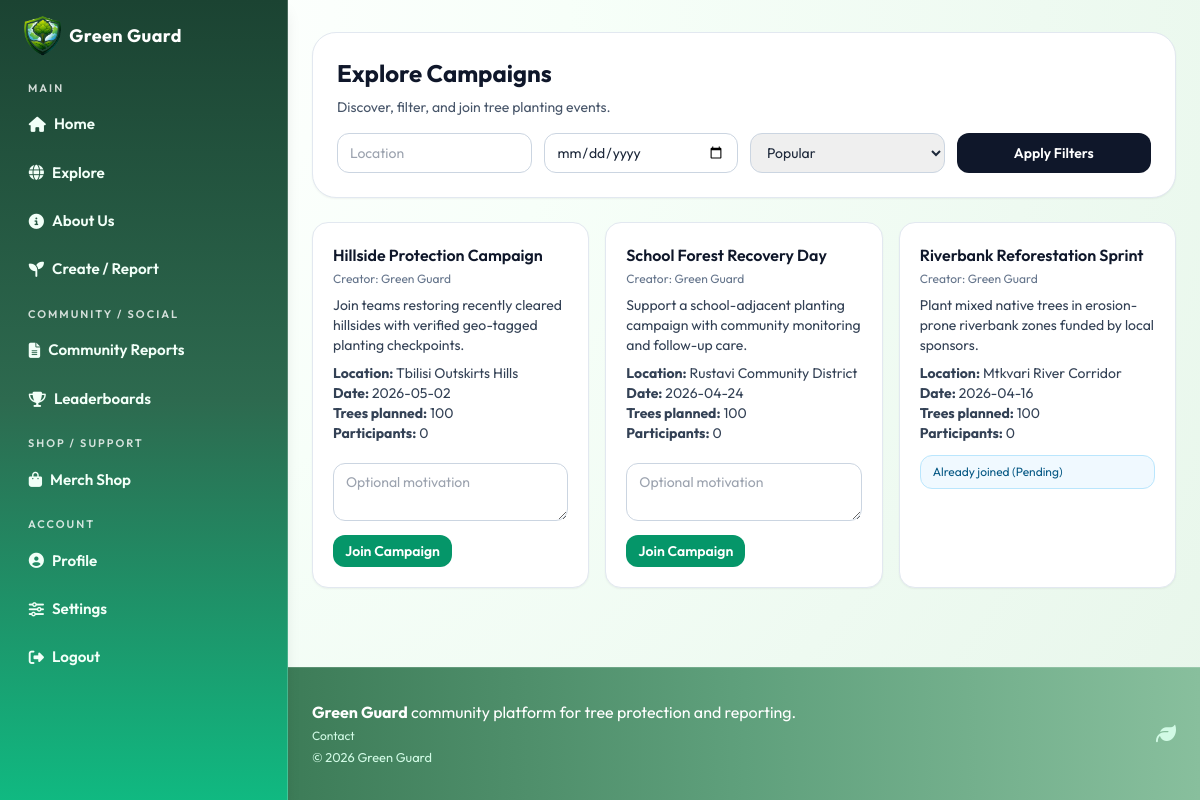
Before: /campaigns/explore (signed in) with the older database file.
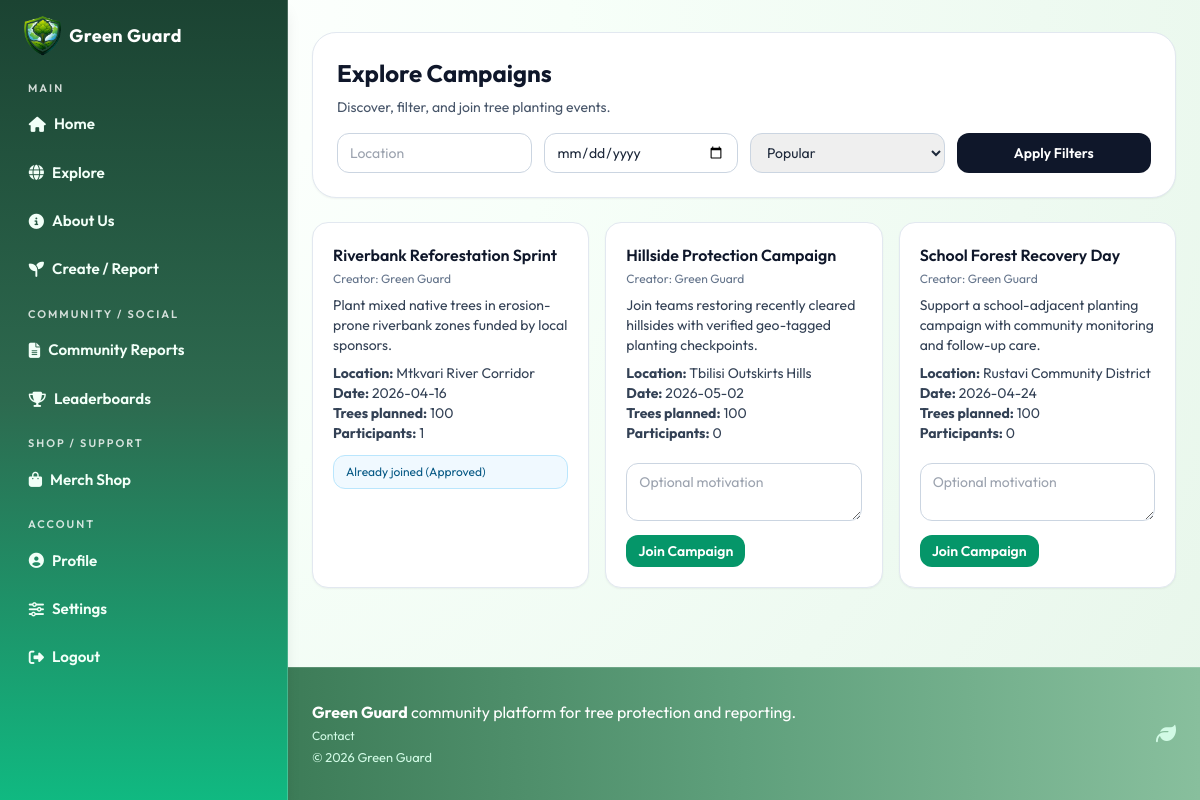
After: the same page with the newer database file.
### models.py (models this page shows)
class Campaign(db.Model):
    id = db.Column(db.Integer, primary_key=True)
    title = db.Column(db.String(140), nullable=False)
    location = db.Column(db.String(140), nullable=False)
    event_date = db.Column(db.DateTime, nullable=False)
    description = db.Column(db.Text, nullable=False)
    target_trees = db.Column(db.Integer, default=100, nullable=False)
    status = db.Column(db.String(30), default="open", nullable=False)
    creator_user_id = db.Column(
        db.Integer, db.ForeignKey("user.id"), nullable=True)
    created_at = db.Column(
        db.DateTime, default=datetime.utcnow, nullable=False)
    volunteer_signups = db.relationship(
        "VolunteerCampaignSignup", backref="campaign", lazy=True, cascade="all, delete-orphan"
    )
    tree_records = db.relationship(
        "TreeRecord", backref="campaign", lazy=True
    )

class VolunteerCampaignSignup(db.Model):
    id = db.Column(db.Integer, primary_key=True)
    motivation = db.Column(db.String(500))
    status = db.Column(db.String(30), default="pending", nullable=False)
    created_at = db.Column(
        db.DateTime, default=datetime.utcnow, nullable=False)
    user_id = db.Column(db.Integer, db.ForeignKey("user.id"), nullable=False)
    campaign_id = db.Column(db.Integer, db.ForeignKey(
        "campaign.id"), nullable=False)
    __table_args__ = (
        db.UniqueConstraint("user_id", "campaign_id",
                            name="uq_volunteer_campaign_signup"),
    )

### routes/volunteer.py (the view, shortened to what this page needs)
@volunteer_bp.route("/volunteer/campaigns", methods=["GET", "POST"])
@volunteer_bp.route("/campaigns/explore", methods=["GET", "POST"])
@login_required
def campaigns_explore():
    ensure_default_campaigns()
    join_form = VolunteerCampaignJoinForm(prefix="join")
    location_filter = request.args.get("location", "").strip()
    date_filter = request.args.get("date", "").strip()
    sort_by = request.args.get("sort", "popular").strip().lower()
    campaigns_query = Campaign.query
    if location_filter:
        campaigns_query = campaigns_query.filter(
            Campaign.location.ilike(f"%{location_filter}%")
        )
    campaigns_data = campaigns_query.all()
    participant_counts = {
        campaign.id: VolunteerCampaignSignup.query.filter_by(
            campaign_id=campaign.id,
            status="approved",
        ).count()
        for campaign in campaigns_data
    }
    if sort_by == "new":
        campaigns_data.sort(key=lambda c: c.created_at, reverse=True)
    elif sort_by == "date":
        campaigns_data.sort(key=lambda c: c.event_date)
    else:
        campaigns_data.sort(
            key=lambda c: (participant_counts.get(c.id, 0), c.created_at),
            reverse=True,
        )
    signups = VolunteerCampaignSignup.query.filter_by(
        user_id=current_user.id).all()
    signup_map = {signup.campaign_id: signup for signup in signups}
    return render_template(
        "volunteers/explore_campaigns.html",
        campaigns=campaigns_data,
        participant_counts=participant_counts,
        signup_map=signup_map,
        join_form=join_form,
        location_filter=location_filter,
        date_filter=date_filter,
        sort_by=sort_by,
    )

### forms.py
class VolunteerCampaignJoinForm(FlaskForm):
    campaign_id = HiddenField(validators=[InputRequired()])
    motivation = TextAreaField("Why do you want to join this campaign?", validators=[
                               Optional(), Length(max=500)])
    submit = SubmitField("Join Campaign")

### app.py (called while the page is built)
@login_manager.user_loader
def load_user(user_id: str):
    from models import User
    return User.query.get(int(user_id))

### routes/volunteer.py (called while the page is built, shortened)
def ensure_default_campaigns() -> None:
    if Campaign.query.count() > 0:
        return

### templates/volunteers/explore_campaigns.html (shortened to what this page needs)
{% extends 'base.html' %}
{% block content %}
  <section class="mx-auto mt-8 w-full max-w-6xl px-4 sm:px-6">
    <div class="rounded-3xl border border-slate-200 bg-white p-6 shadow-sm">
      <h1 class="text-2xl font-bold text-slate-900">Explore Campaigns</h1>
      <p class="mt-2 text-sm text-slate-600">Discover, filter, and join tree planting events.</p>
      <form method="GET" class="mt-4 grid gap-3 md:grid-cols-4">
        <input type="text" name="location" value="{{ location_filter }}" placeholder="Location" class="rounded-xl border border-slate-300 px-3 py-2 text-sm" />
        <input type="date" name="date" value="{{ date_filter }}" class="rounded-xl border border-slate-300 px-3 py-2 text-sm" />
        <select name="sort" class="rounded-xl border border-slate-300 px-3 py-2 text-sm">
          {% if sort_by == 'popular' %}
            <option value="popular" selected>Popular</option>
          {% else %}
            <option value="popular">Popular</option>
          {% endif %}
        </select>
        <button type="submit" class="rounded-xl bg-slate-900 px-3 py-2 text-sm font-semibold text-white hover:bg-slate-700">Apply Filters</button>
      </form>
    </div>
    <div class="mt-6 grid gap-4 sm:grid-cols-2 lg:grid-cols-3">
      {% for campaign in campaigns %}
        <article class="rounded-2xl border border-slate-200 bg-white p-5 shadow-sm">
          <h2 class="text-base font-semibold text-slate-900">{{ campaign.title }}</h2>
          <p class="mt-1 text-xs text-slate-500">Creator: {{ campaign.creator.username if campaign.creator else 'Green Guard' }}</p>
          <p class="mt-2 text-sm text-slate-700">{{ campaign.description }}</p>
          <p class="mt-2 text-sm text-slate-700"><strong>Location:</strong> {{ campaign.location }}</p>
          <p class="text-sm text-slate-700"><strong>Date:</strong> {{ campaign.event_date.strftime('%Y-%m-%d') }}</p>
          <p class="text-sm text-slate-700"><strong>Trees planned:</strong> {{ campaign.target_trees }}</p>
          <p class="text-sm text-slate-700"><strong>Participants:</strong> {{ participant_counts.get(campaign.id, 0) }}</p>
          {% if campaign.id in signup_map %}
            <div class="mt-3 rounded-xl border border-sky-200 bg-sky-50 px-3 py-2 text-xs text-sky-800">Already joined ({{ signup_map[campaign.id].status|title }})</div>
          {% else %}
            <form method="POST" class="mt-3 space-y-2">
              {{ join_form.motivation(class='w-full rounded-xl border border-slate-300 px-3 py-2 text-sm', rows='2', placeholder='Optional motivation') }}
              {{ join_form.submit(class='rounded-xl bg-emerald-600 px-3 py-1.5 text-sm font-semibold text-white hover:bg-emerald-700') }}
            </form>
          {% endif %}
        </article>
      {% else %}
        <div class="rounded-2xl border border-slate-200 bg-white p-5 text-sm text-slate-600">No campaigns found with current filters.</div>
      {% endfor %}
    </div>
  </section>
{% endblock %}

Changed rows visible on the page:
changed Campaign "Riverbank Reforestation Sprint": get "0" → "1"; moves up the list
changed VolunteerCampaignSignup: status "Pending" → "Approved"
